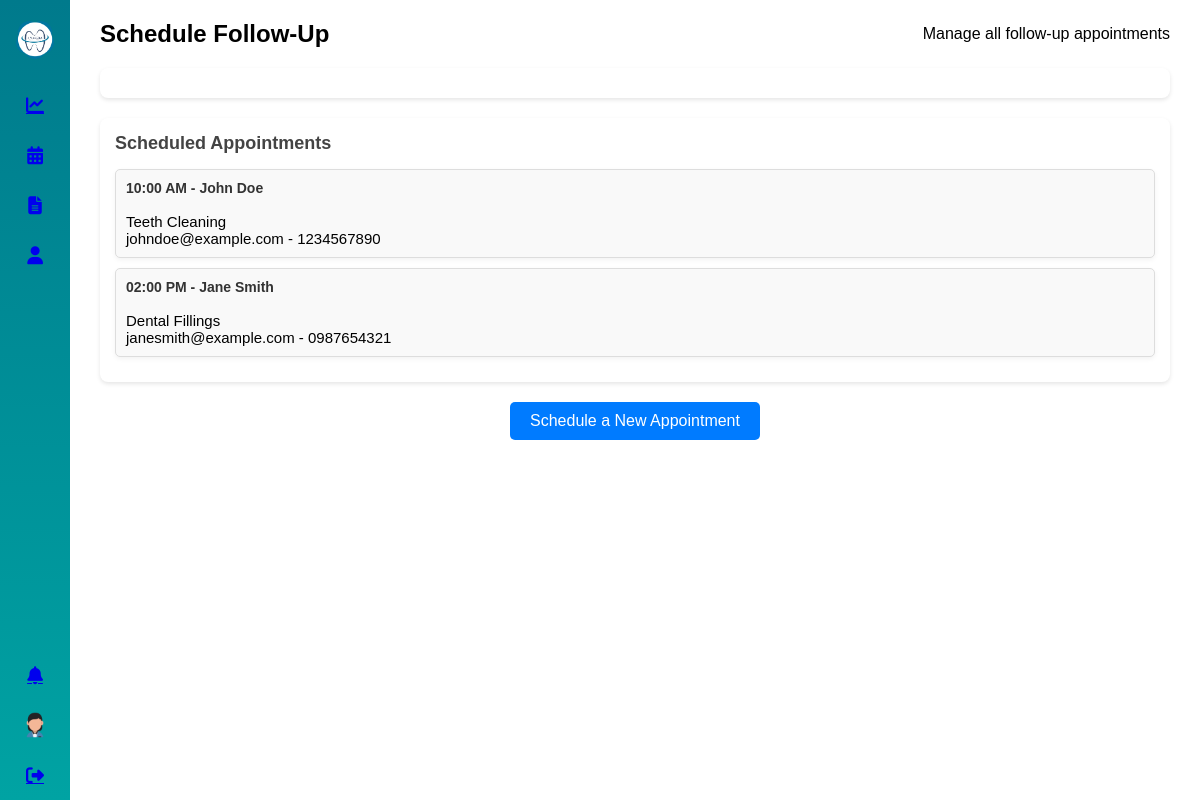
Screenshot of /schedule_follow_up.php with the database file from the repository.
### tables this page shows
CREATE TABLE follow_ups (
    id INT AUTO_INCREMENT PRIMARY KEY,
    patient_id INT NOT NULL,
    patient_name VARCHAR(255) NOT NULL,
    patient_email VARCHAR(255) NOT NULL,
    patient_phone VARCHAR(20) NOT NULL,
    service_name VARCHAR(255) NOT NULL,  
    follow_up_date DATETIME NOT NULL,
    status ENUM('pending', 'confirmed', 'completed', 'cancelled', 'reschedule_requested') DEFAULT 'pending',
    created_at TIMESTAMP DEFAULT CURRENT_TIMESTAMP,
    updated_at TIMESTAMP DEFAULT CURRENT_TIMESTAMP ON UPDATE CURRENT_TIMESTAMP,
    requested_reschedule_date DATETIME NULL,
    FOREIGN KEY (patient_id) REFERENCES patients(id) ON DELETE CASCADE
);

### schedule_follow_up.php (the view, shortened to what this page needs)
<?php
require 'db_connect.php';
try {
    $stmt = $conn->query("SELECT * FROM follow_ups ORDER BY follow_up_date ASC");
    $follow_ups = $stmt->fetchAll(PDO::FETCH_ASSOC);
} catch (PDOException $e) {
    error_log("Database error: " . $e->getMessage());
    $follow_ups = [];
}
?>
<!DOCTYPE html>
<html lang="en">
<head>
    <link href="https://cdn.jsdelivr.net/npm/fullcalendar@6.1.8/index.global.min.css" rel="stylesheet">
    <link rel="stylesheet" href="https://cdnjs.cloudflare.com/ajax/libs/font-awesome/6.4.0/css/all.min.css">
    <link rel="stylesheet" href="follow-up.css">
</head>
<body>
<div class="sidebar">
    <div class="sidebar-top">
        <img src="images/Logo.png" alt="Logo" class="logo">
        <a href="admin_dashboard.php" class="icon-wrapper" title="Dashboard"><i class="fas fa-chart-line icon"></i></a>
        <a href=" schedule_follow_up.php" class="icon-wrapper" title="Appointments"><i class="fas fa-calendar-alt icon"></i></a>
        <a href="content_management.php" class="icon-wrapper" title="Content Management"><i class="fas fa-file-alt icon"></i></a>
        <a href="users.php" class="icon-wrapper" title="Users"><i class="fas fa-user icon"></i></a>
    </div>
    <div class="sidebar-bottom">
        <a href="notifications.php" class="icon-wrapper" title="Notifications"><i class="fas fa-bell icon"></i></a>
        <a href="profile.php" class="icon-wrapper" title="Profile"><img src="images/user profile.png" alt="User" class="avatar"></a>
        <a href="logout.php" class="icon-wrapper" title="Logout"><i class="fas fa-sign-out-alt icon"></i></a>
    </div>
</div>
<div class="content">
    <div class="schedule-header">
        <h2>Schedule Follow-Up</h2>
        <p>Manage all follow-up appointments</p>
    </div>
    <div class="schedule-container">
    <div id="calendar"></div>
    <div class="appointment-listing">
        <h3>Scheduled Appointments</h3>
        <?php foreach ($follow_ups as $follow_up): ?>
            <div class="appointment-card">
                <strong><?php echo date('h:i A', strtotime($follow_up['follow_up_date'])); ?> - <?php echo htmlspecialchars($follow_up['patient_name']); ?></strong><br>
                <?php echo htmlspecialchars($follow_up['service_name']); ?><br>
                <?php echo htmlspecialchars($follow_up['patient_email']); ?> - <?php echo htmlspecialchars($follow_up['patient_phone']); ?>
            </div>
        <?php endforeach; ?>
    </div>
</div>
    <div class="appointment-form-trigger">
        <button id="openFormButton">Schedule a New Appointment</button>
    </div>
</div>
</body>
</html>

### follow-up.css (style rules this page uses)
* { box-sizing: border-box; margin: 0; padding: 0; font-family: Arial, sans-serif; }
body { display: flex; min-height: 100vh; }
.sidebar { width: 70px; background: linear-gradient(to bottom, #007a8c, #00a3a3); display: flex; flex-direction: column; align-items: center; padding-top: 20px; color: white; justify-content: space-between; }
.sidebar-top, .sidebar-bottom { display: flex; flex-direction: column; align-items: center; }
.sidebar img.logo { width: 40px; margin-bottom: 20px; }
.icon-wrapper { position: relative; width: 100%; display: flex; justify-content: center; align-items: center; height: 50px; cursor: pointer; }
.sidebar .icon { font-size: 18px; z-index: 1; }
.sidebar img.avatar { width: 30px; height: 30px; border-radius: 50%; margin: 15px 0; z-index: 1; }
.content { flex: 1; padding: 20px 30px; overflow-y: auto; }
.schedule-header { display: flex; justify-content: space-between; align-items: center; margin-bottom: 10px; }
.appointment-listing { margin-top: 30px; }
.appointment-card { background: white; border-radius: 8px; padding: 10px 15px; box-shadow: 0 2px 5px rgba(0,0,0,0.05); margin-bottom: 10px; font-size: 15px; transition: box-shadow 0.2s ease; }
.appointment-listing { margin-top: 20px; padding: 15px; background-color: #fff; border-radius: 8px; box-shadow: 0 2px 4px rgba(0, 0, 0, 0.1); }
.appointment-listing h3 { margin-bottom: 15px; font-size: 18px; color: #444; }
.appointment-card { padding: 10px; margin-bottom: 10px; border: 1px solid #ddd; border-radius: 5px; background-color: #f9f9f9; transition: background-color 0.3s ease; }
.appointment-card strong { display: block; font-size: 14px; color: #333; }
#calendar { margin-top: 20px; padding: 15px; background-color: #fff; border-radius: 8px; box-shadow: 0 2px 4px rgba(0, 0, 0, 0.1); }
.appointment-form-trigger { margin-top: 20px; text-align: center; }
.appointment-form-trigger button { padding: 10px 20px; font-size: 16px; background-color: #007bff; color: #fff; border: none; border-radius: 5px; cursor: pointer; transition: background-color 0.3s ease; }

### rows the page displays
follow_ups: follow_up_date "10:00 AM", patient_name "John Doe", service_name "Teeth Cleaning", patient_email "johndoe@example.com", patient_phone "1234567890"
follow_ups: follow_up_date "02:00 PM", patient_name "Jane Smith", service_name "Dental Fillings", patient_email "janesmith@example.com", patient_phone "0987654321"
